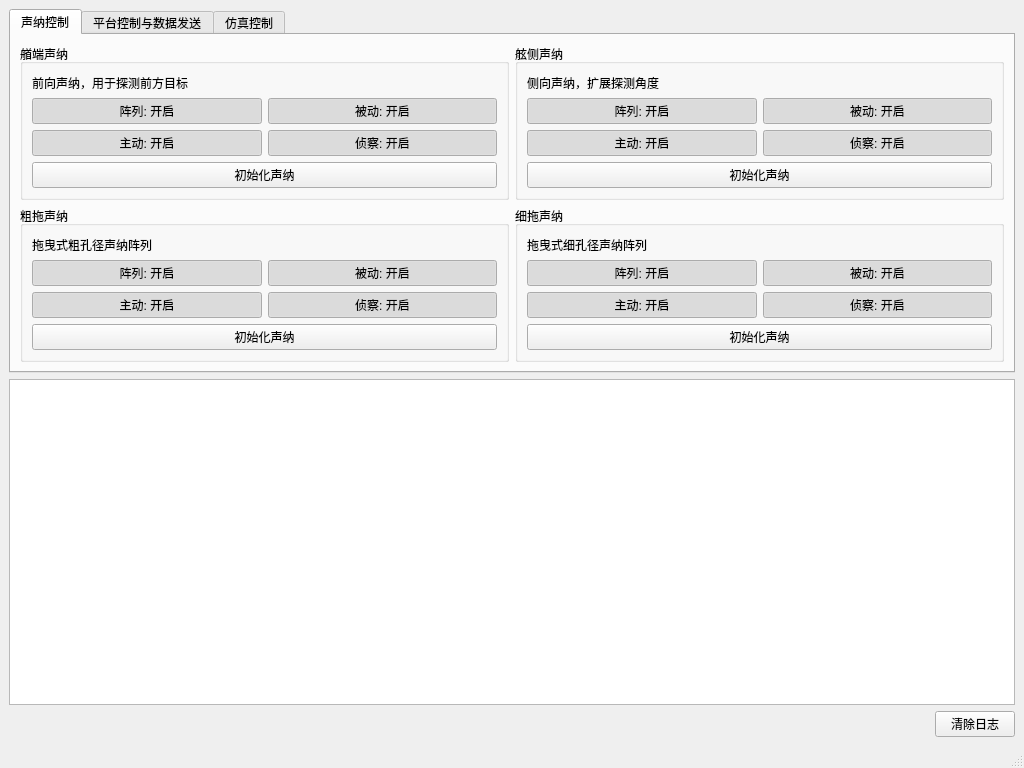
<?xml version="1.0" encoding="UTF-8"?>
<ui version="4.0">
 <class>MainWindow</class>
 <widget class="QMainWindow" name="MainWindow">
  <property name="geometry">
   <rect>
    <x>0</x>
    <y>0</y>
    <width>1024</width>
    <height>768</height>
   </rect>
  </property>
  <property name="windowTitle">
   <string>声纳系统测试平台</string>
  </property>
  <widget class="QWidget" name="centralwidget">
   <layout class="QVBoxLayout" name="verticalLayout">
    <item>
     <widget class="QTabWidget" name="tabWidget">
      <property name="currentIndex">
       <number>0</number>
      </property>
      <widget class="QWidget" name="sonarControlTab">
       <attribute name="title">
        <string>声纳控制</string>
       </attribute>
       <layout class="QGridLayout" name="sonarControlLayout">
        <item row="0" column="0">
         <widget class="QGroupBox" name="sonar0GroupBox">
          <property name="title">
           <string>艏端声纳</string>
          </property>
          <layout class="QVBoxLayout" name="sonar0Layout">
           <item>
            <widget class="QLabel" name="sonar0DescLabel">
             <property name="text">
              <string>前向声纳，用于探测前方目标</string>
             </property>
            </widget>
           </item>
           <item>
            <layout class="QGridLayout" name="sonar0ButtonLayout">
             <item row="0" column="0">
              <widget class="QPushButton" name="sonar0ArraySwitch">
               <property name="text">
                <string>阵列: 开启</string>
               </property>
               <property name="checkable">
                <bool>true</bool>
               </property>
               <property name="checked">
                <bool>true</bool>
               </property>
              </widget>
             </item>
             <item row="0" column="1">
              <widget class="QPushButton" name="sonar0PassiveSwitch">
               <property name="text">
                <string>被动: 开启</string>
               </property>
               <property name="checkable">
                <bool>true</bool>
               </property>
               <property name="checked">
                <bool>true</bool>
               </property>
              </widget>
             </item>
             <item row="1" column="0">
              <widget class="QPushButton" name="sonar0ActiveSwitch">
               <property name="text">
                <string>主动: 开启</string>
               </property>
               <property name="checkable">
                <bool>true</bool>
               </property>
               <property name="checked">
                <bool>true</bool>
               </property>
              </widget>
             </item>
             <item row="1" column="1">
              <widget class="QPushButton" name="sonar0ScoutingSwitch">
               <property name="text">
                <string>侦察: 开启</string>
               </property>
               <property name="checkable">
                <bool>true</bool>
               </property>
               <property name="checked">
                <bool>true</bool>
               </property>
              </widget>
             </item>
             <item row="2" column="0" colspan="2">
              <widget class="QPushButton" name="sonar0InitButton">
               <property name="text">
                <string>初始化声纳</string>
               </property>
              </widget>
             </item>
            </layout>
           </item>
          </layout>
         </widget>
        </item>
        <item row="0" column="1">
         <widget class="QGroupBox" name="sonar1GroupBox">
          <property name="title">
           <string>舷侧声纳</string>
          </property>
          <layout class="QVBoxLayout" name="sonar1Layout">
           <item>
            <widget class="QLabel" name="sonar1DescLabel">
             <property name="text">
              <string>侧向声纳，扩展探测角度</string>
             </property>
            </widget>
           </item>
           <item>
            <layout class="QGridLayout" name="sonar1ButtonLayout">
             <item row="0" column="0">
              <widget class="QPushButton" name="sonar1ArraySwitch">
               <property name="text">
                <string>阵列: 开启</string>
               </property>
               <property name="checkable">
                <bool>true</bool>
               </property>
               <property name="checked">
                <bool>true</bool>
               </property>
              </widget>
             </item>
             <item row="0" column="1">
              <widget class="QPushButton" name="sonar1PassiveSwitch">
               <property name="text">
                <string>被动: 开启</string>
               </property>
               <property name="checkable">
                <bool>true</bool>
               </property>
               <property name="checked">
                <bool>true</bool>
               </property>
              </widget>
             </item>
             <item row="1" column="0">
              <widget class="QPushButton" name="sonar1ActiveSwitch">
               <property name="text">
                <string>主动: 开启</string>
               </property>
               <property name="checkable">
                <bool>true</bool>
               </property>
               <property name="checked">
                <bool>true</bool>
               </property>
              </widget>
             </item>
             <item row="1" column="1">
              <widget class="QPushButton" name="sonar1ScoutingSwitch">
               <property name="text">
                <string>侦察: 开启</string>
               </property>
               <property name="checkable">
                <bool>true</bool>
               </property>
               <property name="checked">
                <bool>true</bool>
               </property>
              </widget>
             </item>
             <item row="2" column="0" colspan="2">
              <widget class="QPushButton" name="sonar1InitButton">
               <property name="text">
                <string>初始化声纳</string>
               </property>
              </widget>
             </item>
            </layout>
           </item>
          </layout>
         </widget>
        </item>
        <item row="1" column="0">
         <widget class="QGroupBox" name="sonar2GroupBox">
          <property name="title">
           <string>粗拖声纳</string>
          </property>
          <layout class="QVBoxLayout" name="sonar2Layout">
           <item>
            <widget class="QLabel" name="sonar2DescLabel">
             <property name="text">
              <string>拖曳式粗孔径声纳阵列</string>
             </property>
            </widget>
           </item>
           <item>
            <layout class="QGridLayout" name="sonar2ButtonLayout">
             <item row="0" column="0">
              <widget class="QPushButton" name="sonar2ArraySwitch">
               <property name="text">
                <string>阵列: 开启</string>
               </property>
               <property name="checkable">
                <bool>true</bool>
               </property>
               <property name="checked">
                <bool>true</bool>
               </property>
              </widget>
             </item>
             <item row="0" column="1">
              <widget class="QPushButton" name="sonar2PassiveSwitch">
               <property name="text">
                <string>被动: 开启</string>
               </property>
               <property name="checkable">
                <bool>true</bool>
               </property>
               <property name="checked">
                <bool>true</bool>
               </property>
              </widget>
             </item>
             <item row="1" column="0">
              <widget class="QPushButton" name="sonar2ActiveSwitch">
               <property name="text">
                <string>主动: 开启</string>
               </property>
               <property name="checkable">
                <bool>true</bool>
               </property>
               <property name="checked">
                <bool>true</bool>
               </property>
              </widget>
             </item>
             <item row="1" column="1">
              <widget class="QPushButton" name="sonar2ScoutingSwitch">
               <property name="text">
                <string>侦察: 开启</string>
               </property>
               <property name="checkable">
                <bool>true</bool>
               </property>
               <property name="checked">
                <bool>true</bool>
               </property>
              </widget>
             </item>
             <item row="2" column="0" colspan="2">
              <widget class="QPushButton" name="sonar2InitButton">
               <property name="text">
                <string>初始化声纳</string>
               </property>
              </widget>
             </item>
            </layout>
           </item>
          </layout>
         </widget>
        </item>
        <item row="1" column="1">
         <widget class="QGroupBox" name="sonar3GroupBox">
          <property name="title">
           <string>细拖声纳</string>
          </property>
          <layout class="QVBoxLayout" name="sonar3Layout">
           <item>
            <widget class="QLabel" name="sonar3DescLabel">
             <property name="text">
              <string>拖曳式细孔径声纳阵列</string>
             </property>
            </widget>
           </item>
           <item>
            <layout class="QGridLayout" name="sonar3ButtonLayout">
             <item row="0" column="0">
              <widget class="QPushButton" name="sonar3ArraySwitch">
               <property name="text">
                <string>阵列: 开启</string>
               </property>
               <property name="checkable">
                <bool>true</bool>
               </property>
               <property name="checked">
                <bool>true</bool>
               </property>
              </widget>
             </item>
             <item row="0" column="1">
              <widget class="QPushButton" name="sonar3PassiveSwitch">
               <property name="text">
                <string>被动: 开启</string>
               </property>
               <property name="checkable">
                <bool>true</bool>
               </property>
               <property name="checked">
                <bool>true</bool>
               </property>
              </widget>
             </item>
             <item row="1" column="0">
              <widget class="QPushButton" name="sonar3ActiveSwitch">
               <property name="text">
                <string>主动: 开启</string>
               </property>
               <property name="checkable">
                <bool>true</bool>
               </property>
               <property name="checked">
                <bool>true</bool>
               </property>
              </widget>
             </item>
             <item row="1" column="1">
              <widget class="QPushButton" name="sonar3ScoutingSwitch">
               <property name="text">
                <string>侦察: 开启</string>
               </property>
               <property name="checkable">
                <bool>true</bool>
               </property>
               <property name="checked">
                <bool>true</bool>
               </property>
              </widget>
             </item>
             <item row="2" column="0" colspan="2">
              <widget class="QPushButton" name="sonar3InitButton">
               <property name="text">
                <string>初始化声纳</string>
               </property>
              </widget>
             </item>
            </layout>
           </item>
          </layout>
         </widget>
        </item>
       </layout>
      </widget>
      <widget class="QWidget" name="platformTab">
       <attribute name="title">
        <string>平台控制与数据发送</string>
       </attribute>
       <layout class="QVBoxLayout" name="platformLayout">
        <item>
         <widget class="QGroupBox" name="platformGroupBox">
          <property name="title">
           <string>平台位置控制</string>
          </property>
          <layout class="QGridLayout" name="platformControlLayout">
           <item row="0" column="0">
            <widget class="QLabel" name="lonLabel">
             <property name="text">
              <string>经度:</string>
             </property>
            </widget>
           </item>
           <item row="0" column="1">
            <widget class="QLineEdit" name="lonEdit">
             <property name="text">
              <string>126.564567</string>
             </property>
            </widget>
           </item>
           <item row="0" column="2">
            <widget class="QLabel" name="latLabel">
             <property name="text">
              <string>纬度:</string>
             </property>
            </widget>
           </item>
           <item row="0" column="3">
            <widget class="QLineEdit" name="latEdit">
             <property name="text">
              <string>56.654569</string>
             </property>
            </widget>
           </item>
           <item row="1" column="0">
            <widget class="QLabel" name="altLabel">
             <property name="text">
              <string>深度 (米):</string>
             </property>
            </widget>
           </item>
           <item row="1" column="1">
            <widget class="QLineEdit" name="altEdit">
             <property name="text">
              <string>-200.0</string>
             </property>
            </widget>
           </item>
           <item row="1" column="2">
            <widget class="QLabel" name="speedLabel">
             <property name="text">
              <string>速度 (节):</string>
             </property>
            </widget>
           </item>
           <item row="1" column="3">
            <widget class="QLineEdit" name="speedEdit">
             <property name="text">
              <string>10.0</string>
             </property>
            </widget>
           </item>
           <item row="2" column="0">
            <widget class="QLabel" name="headingLabel">
             <property name="text">
              <string>航向 (度):</string>
             </property>
            </widget>
           </item>
           <item row="2" column="1">
            <widget class="QLineEdit" name="headingEdit">
             <property name="text">
              <string>45.0</string>
             </property>
            </widget>
           </item>
           <item row="2" column="2" colspan="2">
            <widget class="QPushButton" name="updatePositionButton">
             <property name="text">
              <string>更新平台位置</string>
             </property>
            </widget>
           </item>
          </layout>
         </widget>
        </item>
        <item>
         <widget class="QGroupBox" name="dataGroupBox">
          <property name="title">
           <string>声音数据发送</string>
          </property>
          <layout class="QHBoxLayout" name="dataButtonLayout">
           <item>
            <widget class="QPushButton" name="sendContinuousSoundButton">
             <property name="text">
              <string>发送连续声数据</string>
             </property>
            </widget>
           </item>
           <item>
            <widget class="QPushButton" name="sendActivePulseButton">
             <property name="text">
              <string>发送主动脉冲声数据</string>
             </property>
            </widget>
           </item>
           <item>
            <widget class="QPushButton" name="sendCommPulseButton">
             <property name="text">
              <string>发送通信脉冲声数据</string>
             </property>
            </widget>
           </item>
          </layout>
         </widget>
        </item>
        <item>
         <spacer name="verticalSpacer">
          <property name="orientation">
           <enum>Qt::Vertical</enum>
          </property>
          <property name="sizeHint" stdset="0">
           <size>
            <width>20</width>
            <height>40</height>
           </size>
          </property>
         </spacer>
        </item>
       </layout>
      </widget>
      <widget class="QWidget" name="simulationTab">
       <attribute name="title">
        <string>仿真控制</string>
       </attribute>
       <layout class="QVBoxLayout" name="simulationLayout">
        <item>
         <widget class="QGroupBox" name="simControlGroupBox">
          <property name="title">
           <string>仿真控制</string>
          </property>
          <layout class="QGridLayout" name="simControlLayout">
           <item row="0" column="0">
            <widget class="QLabel" name="stepIntervalLabel">
             <property name="text">
              <string>步长间隔 (毫秒):</string>
             </property>
            </widget>
           </item>
           <item row="0" column="1">
            <widget class="QSpinBox" name="stepIntervalSpinBox">
             <property name="minimum">
              <number>10</number>
             </property>
             <property name="maximum">
              <number>10000</number>
             </property>
             <property name="value">
              <number>1000</number>
             </property>
            </widget>
           </item>
           <item row="0" column="2">
            <widget class="QLabel" name="timeLabel">
             <property name="text">
              <string>仿真时间:</string>
             </property>
            </widget>
           </item>
           <item row="0" column="3">
            <widget class="QLabel" name="simulationTimeLabel">
             <property name="text">
              <string>0 秒</string>
             </property>
            </widget>
           </item>
           <item row="1" column="0" colspan="2">
            <widget class="QPushButton" name="startSimulationButton">
             <property name="text">
              <string>开始仿真</string>
             </property>
            </widget>
           </item>
           <item row="1" column="2" colspan="2">
            <widget class="QPushButton" name="stopSimulationButton">
             <property name="enabled">
              <bool>false</bool>
             </property>
             <property name="text">
              <string>停止仿真</string>
             </property>
            </widget>
           </item>
           <item row="2" column="0" colspan="4">
            <widget class="QPushButton" name="singleStepButton">
             <property name="text">
              <string>单步执行</string>
             </property>
            </widget>
           </item>
          </layout>
         </widget>
        </item>
        <item>
         <spacer name="verticalSpacer_2">
          <property name="orientation">
           <enum>Qt::Vertical</enum>
          </property>
          <property name="sizeHint" stdset="0">
           <size>
            <width>20</width>
            <height>40</height>
           </size>
          </property>
         </spacer>
        </item>
       </layout>
      </widget>
     </widget>
    </item>
    <item>
     <widget class="QTextEdit" name="logTextEdit">
      <property name="readOnly">
       <bool>true</bool>
      </property>
     </widget>
    </item>
    <item>
     <layout class="QHBoxLayout" name="logButtonLayout">
      <item>
       <spacer name="horizontalSpacer">
        <property name="orientation">
         <enum>Qt::Horizontal</enum>
        </property>
        <property name="sizeHint" stdset="0">
         <size>
          <width>40</width>
          <height>20</height>
         </size>
        </property>
       </spacer>
      </item>
      <item>
       <widget class="QPushButton" name="clearLogButton">
        <property name="text">
         <string>清除日志</string>
        </property>
       </widget>
      </item>
     </layout>
    </item>
   </layout>
  </widget>
  <widget class="QStatusBar" name="statusbar"/>
 </widget>
 <resources/>
 <connections/>
</ui>
